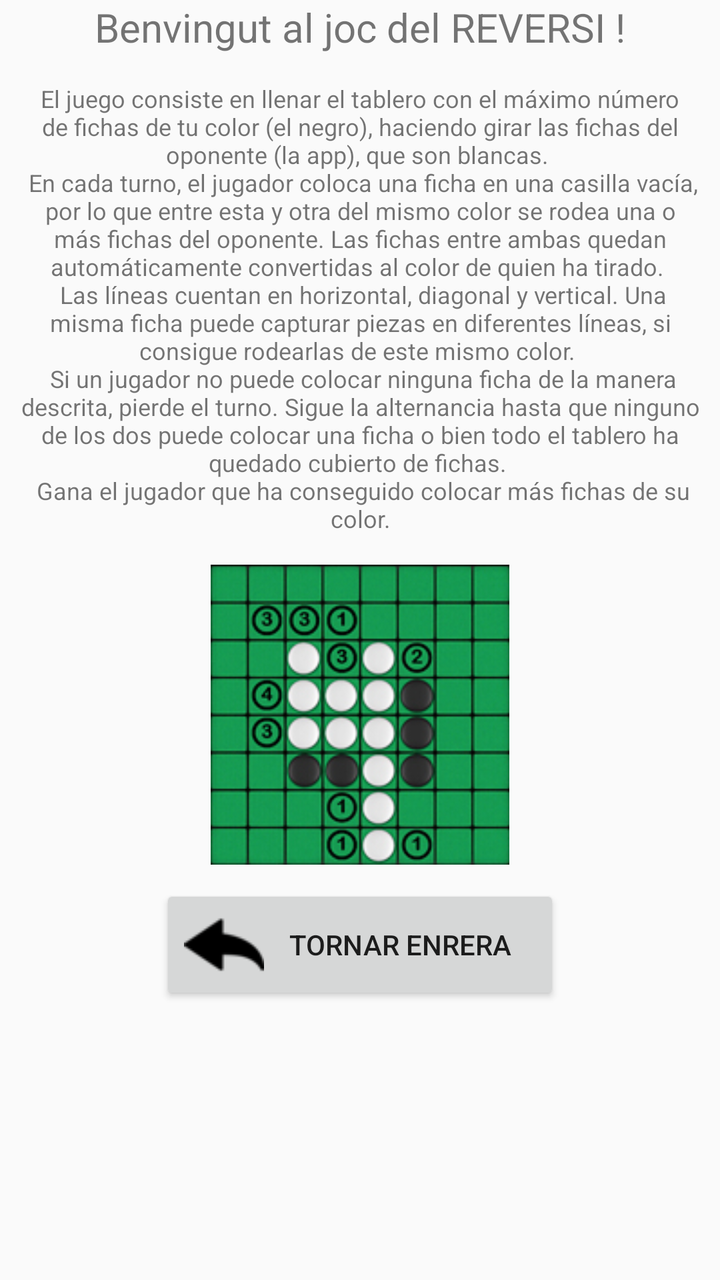
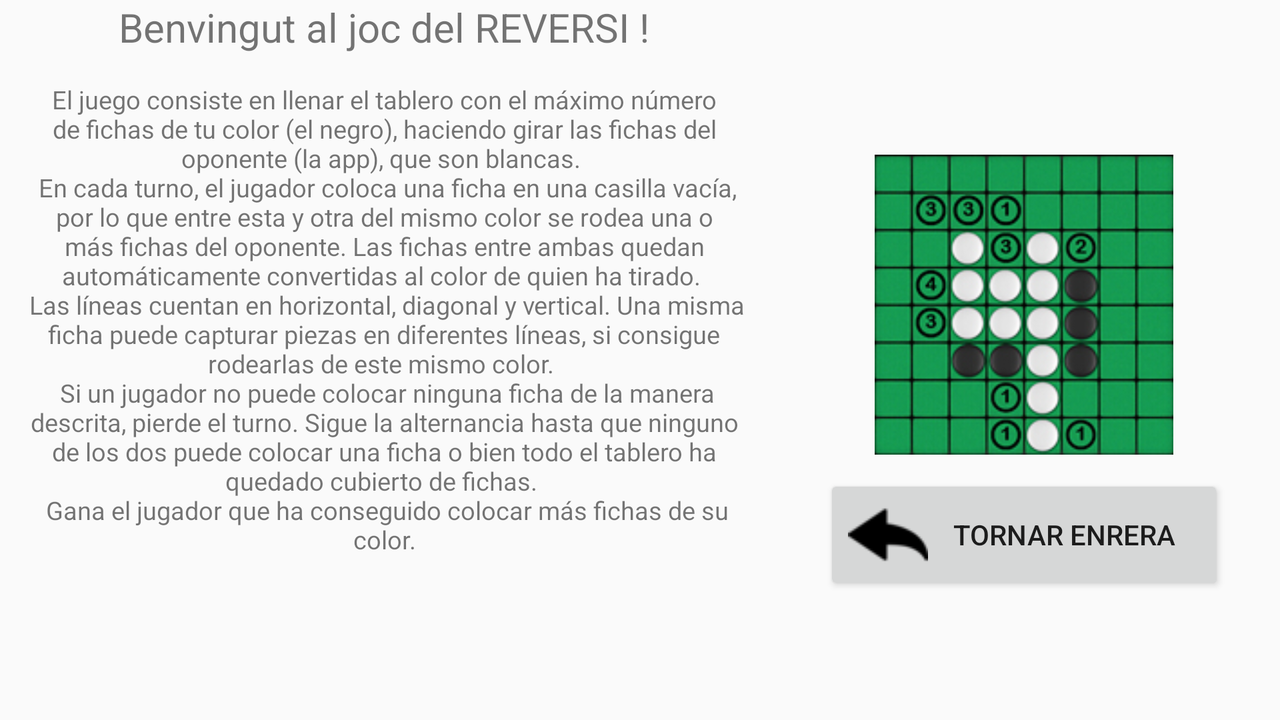

One screen, two layout resources from the same app: the default and the author's alternative for another configuration. Each is rendered where Android would select it; the XML of both is given below.
<!-- AndroidManifest.xml: application theme AppTheme -->
<!-- res/layout/activity_help.xml -->
<?xml version="1.0" encoding="utf-8"?>
<LinearLayout xmlns:android="http://schemas.android.com/apk/res/android"
    android:layout_width="match_parent"
    android:layout_height="match_parent"
    android:orientation="vertical">

    <TextView
        android:layout_width="match_parent"
        android:layout_height="wrap_content"
        android:text="@string/HELP_titol"
        android:gravity="center"
        android:textSize="20dp"/>

    <TextView
        android:layout_width="wrap_content"
        android:layout_height="wrap_content"
        android:text="@string/HELP_text"
        android:textSize="12dp"
        android:layout_marginTop="14dp"
        android:layout_marginLeft="10dp"
        android:layout_marginRight="10dp"
        android:gravity="center"/>

    <ImageView
        android:layout_width="150dp"
        android:layout_height="150dp"
        android:layout_gravity="center"
        android:layout_marginTop="15dp"
        android:src="@drawable/reversi"/>

    <Button
        android:id="@+id/Back"
        android:layout_width="200dp"
        android:layout_height="wrap_content"
        android:layout_gravity="center"
        android:text="@string/HELP_Tornar"
        android:drawableLeft="@drawable/flecha"
        android:layout_marginTop="10dp"/>

</LinearLayout>
<!-- resources referenced by this layout -->
<resources>
  <!-- drawable flecha: png bitmap (drawable-v24, 747 bytes) -->
  <!-- drawable reversi: png bitmap (drawable, 57898 bytes) -->
  <string name="HELP_Tornar">Tornar enrera</string>
  <string name="HELP_text">El juego consiste en llenar el tablero con el máximo número de fichas de tu color (el negro), haciendo girar las fichas del oponente (la app), que son blancas. \n
      En cada turno, el jugador coloca una ficha en una casilla vacía, por lo que entre esta y otra del mismo color se rodea una o más fichas del oponente. Las fichas entre ambas quedan automáticamente convertidas al color de quien ha tirado. \n
      Las líneas cuentan en horizontal, diagonal y vertical. Una misma ficha puede capturar piezas en diferentes líneas, si consigue rodearlas de este mismo color. \n
      Si un jugador no puede colocar ninguna ficha de la manera descrita, pierde el turno. Sigue la alternancia hasta que ninguno de los dos puede colocar una ficha o bien todo el tablero ha quedado cubierto de fichas. \n
      Gana el jugador que ha conseguido colocar más fichas de su color.</string>
  <string name="HELP_titol">Benvingut al joc del REVERSI !</string>
  <style name="AppTheme" parent="Theme.AppCompat.Light.DarkActionBar">
          
          <item name="colorPrimary">@color/ColorTittle_Top</item>
          <item name="colorPrimaryDark">@color/Black</item>
          <item name="colorAccent">@color/ColorText</item>
      </style>
  <color name="ColorTittle_Top">#31b404</color>
  <color name="Black">#000000</color>
  <color name="ColorText">#53f1ff</color>
</resources>
<!-- res/layout-land/activity_help.xml (the author's variant of the layout above) -->
<!-- drawn on the phone turned sideways -->
<?xml version="1.0" encoding="utf-8"?>
<LinearLayout xmlns:android="http://schemas.android.com/apk/res/android"
    android:layout_width="match_parent"
    android:layout_height="match_parent"
    android:orientation="horizontal"
    android:weightSum="5">

    <LinearLayout
        android:layout_width="0dp"
        android:layout_height="match_parent"
        android:orientation="vertical"
        android:layout_weight="3">

        <TextView
            android:layout_width="match_parent"
            android:layout_height="wrap_content"
            android:text="@string/HELP_titol"
            android:gravity="center"
            android:textSize="20dp"/>

        <TextView
            android:layout_width="wrap_content"
            android:layout_height="wrap_content"
            android:text="@string/HELP_text"
            android:textSize="12.5dp"
            android:layout_marginTop="14dp"
            android:layout_marginLeft="10dp"
            android:layout_marginRight="10dp"
            android:gravity="center"/>

    </LinearLayout>

    <LinearLayout
        android:layout_width="0dp"
        android:layout_height="match_parent"
        android:orientation="vertical"
        android:layout_weight="2"
        android:gravity="center">

        <ImageView
            android:layout_width="150dp"
            android:layout_height="150dp"
            android:layout_gravity="center"
            android:layout_marginTop="15dp"
            android:src="@drawable/reversi"/>

        <Button
            android:id="@+id/Back"
            android:layout_width="200dp"
            android:layout_height="wrap_content"
            android:layout_gravity="center"
            android:text="@string/HELP_Tornar"
            android:drawableLeft="@drawable/flecha"
            android:layout_marginTop="10dp"/>

    </LinearLayout>
</LinearLayout>
